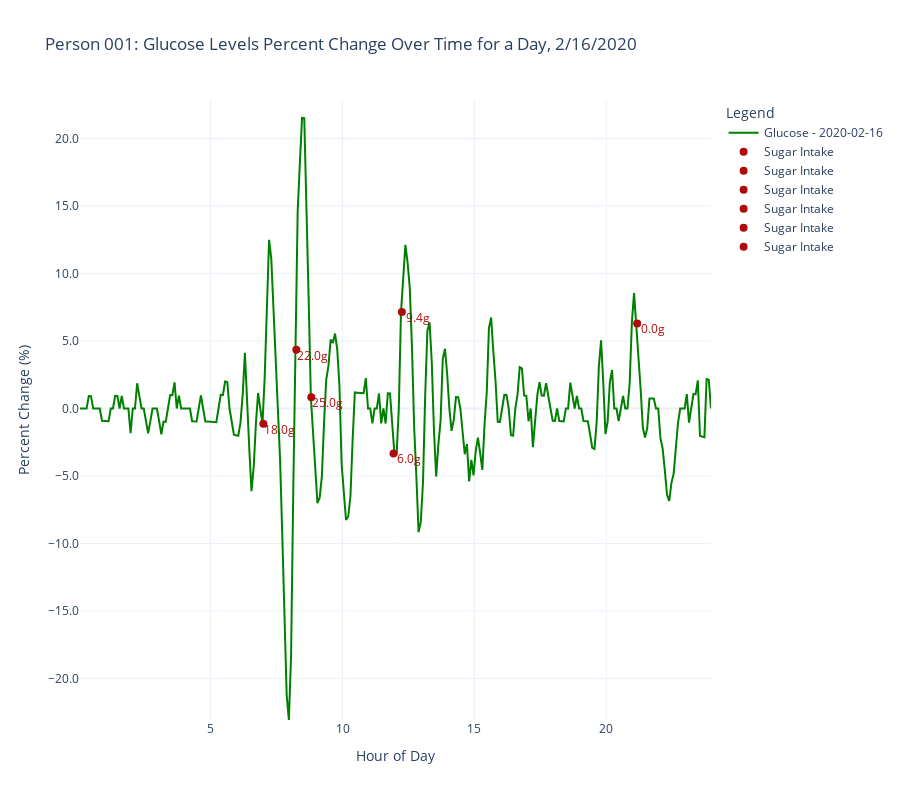

Here is the notebook cell this chart was saved with:
### Code cell
import plotly.graph_objects as go
import pandas as pd

y_min = dexcom_001['Glucose_Percent_Change'].min()
y_max = dexcom_001['Glucose_Percent_Change'].max()

unique_dates = dexcom_001['Date'].unique()

fig = go.Figure()

label_offset_vert = -0.5
label_offset_horiz = 0.6

unique_dates = dexcom_001['Date'].unique()[3:4]

date_colors = ['green']

for i, date in enumerate(unique_dates):
    date_data = dexcom_001[dexcom_001['Date'] == date]

    fig.add_trace(go.Scatter(
        x=date_data['Hour'],
        y=date_data['Glucose_Percent_Change'],
        mode='lines',
        line=dict(color=date_colors[i], width=2),
        name=f'Glucose - {date}'
    ))
    # print(date_data['Glucose_Percent_Change'])
    food_data = foodlog_001[foodlog_001['Date'] == date]
    grouped_sugar = food_data.groupby('Hour')['sugar'].sum()

    for hour, total_sugar in grouped_sugar.items():
        closest_point = date_data.iloc[(date_data['Hour'] - hour).abs().argmin()]

        fig.add_trace(go.Scatter(
            x=[hour + label_offset_horiz],
            y=[closest_point['Glucose_Percent_Change'] + label_offset_vert],
            mode='text',
            text=[f"{total_sugar:.1f}g"],
            textfont=dict(color='#af0b0b', size=12),
            name='Sugar Annotation',
            showlegend=False
        ))

        fig.add_trace(go.Scatter(
            x=[hour],
            y=[closest_point['Glucose_Percent_Change']],
            mode='markers',
            marker=dict(color='#af0b0b', size=8),
            name='Sugar Intake'
        ))

fig.update_layout(
    title='Person 001: Glucose Levels Percent Change Over Time for a Day, 2/16/2020',
    xaxis_title='Hour of Day',
    yaxis_title='Percent Change (%)',
    yaxis=dict(range=[y_min, y_max], tickformat=".1f"),
    legend_title='Legend',
    template='plotly_white',
    height=800
)

fig.show()

### Figure 1 — Plotly figure (JSON) as saved in the notebook; plotly's stock layout.template omitted (floating-point values rounded to 4 significant figures; data arrays with more than 128 entries replaced by an {"elided": "..."} marker saying what was removed)
{"data": [{"line": {"color": "green", "width": 2}, "mode": "lines", "name": "Glucose - 2020-02-16", "type": "scatter", "x": {"elided": "288 float values"}, "y": {"elided": "288 float values"}}, {"mode": "text", "name": "Sugar Annotation", "showlegend": false, "text": ["18.0g"], "textfont": {"color": "#af0b0b", "size": 12}, "type": "scatter", "x": [7.6], "y": [-1.636]}, {"marker": {"color": "#af0b0b", "size": 8}, "mode": "markers", "name": "Sugar Intake", "type": "scatter", "x": [7], "y": [-1.136]}, {"mode": "text", "name": "Sugar Annotation", "showlegend": false, "text": ["22.0g"], "textfont": {"color": "#af0b0b", "size": 12}, "type": "scatter", "x": [8.85], "y": [3.848]}, {"marker": {"color": "#af0b0b", "size": 8}, "mode": "markers", "name": "Sugar Intake", "type": "scatter", "x": [8.25], "y": [4.348]}, {"mode": "text", "name": "Sugar Annotation", "showlegend": false, "text": ["25.0g"], "textfont": {"color": "#af0b0b", "size": 12}, "type": "scatter", "x": [9.417], "y": [0.3333]}, {"marker": {"color": "#af0b0b", "size": 8}, "mode": "markers", "name": "Sugar Intake", "type": "scatter", "x": [8.817], "y": [0.8333]}, {"mode": "text", "name": "Sugar Annotation", "showlegend": false, "text": ["6.0g"], "textfont": {"color": "#af0b0b", "size": 12}, "type": "scatter", "x": [12.53], "y": [-3.833]}, {"marker": {"color": "#af0b0b", "size": 8}, "mode": "markers", "name": "Sugar Intake", "type": "scatter", "x": [11.93], "y": [-3.333]}, {"mode": "text", "name": "Sugar Annotation", "showlegend": false, "text": ["9.4g"], "textfont": {"color": "#af0b0b", "size": 12}, "type": "scatter", "x": [12.85], "y": [6.643]}, {"marker": {"color": "#af0b0b", "size": 8}, "mode": "markers", "name": "Sugar Intake", "type": "scatter", "x": [12.25], "y": [7.143]}, {"mode": "text", "name": "Sugar Annotation", "showlegend": false, "text": ["0.0g"], "textfont": {"color": "#af0b0b", "size": 12}, "type": "scatter", "x": [21.77], "y": [5.799]}, {"marker": {"color": "#af0b0b", "size": 8}, "mode": "markers", "name": "Sugar Intake", "type": "scatter", "x": [21.17], "y": [6.299]}], "layout": {"height": 800, "legend": {"title": {"text": "Legend"}}, "title": {"text": "Person 001: Glucose Levels Percent Change Over Time for a Day, 2/16/2020"}, "xaxis": {"title": {"text": "Hour of Day"}}, "yaxis": {"range": [-23.08, 22.86], "tickformat": ".1f", "title": {"text": "Percent Change (%)"}}}}
